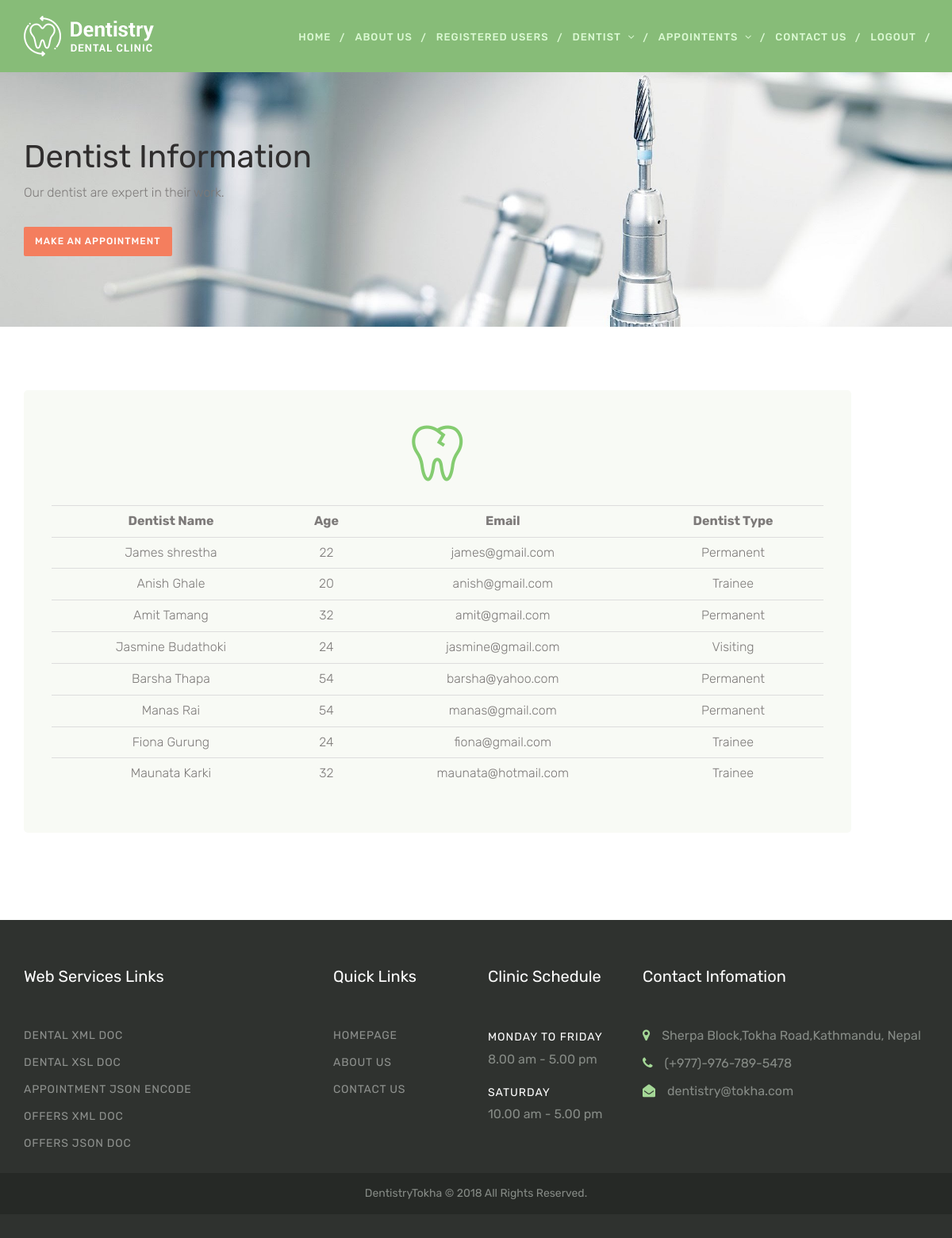
Screenshot of /dentist_list.php with the database file from the repository.
### tables this page shows
CREATE TABLE `dentist` (
  `id` int(11) NOT NULL,
  `name` varchar(200) NOT NULL,
  `gender` varchar(100) NOT NULL,
  `age` int(100) NOT NULL,
  `phone` varchar(200) NOT NULL,
  `address` varchar(200) NOT NULL,
  `email` varchar(200) NOT NULL,
  `dtype` varchar(200) NOT NULL
);

### dentist_list.php (the view, shortened to what this page needs)
<?php
    include 'header1.php';
    include 'includes/dbconnect.php';
    ?>
<!DOCTYPE html>
<html>
<head>
</head>
<body>
    <div class="page-header">
        <div class="container">
            <div class="row">
                <div class="col-lg-5 col-md-5 col-sm-12 col-xs-12">
                    <div class="page-section">
                        <h1 class="page-title ">Dentist Information</h1>
                        <p>Our dentist are expert in their work.</p>
                        <a href="appointment.php" class="btn btn-primary">make an appointment</a>
                    </div>
                </div>
            </div>
        </div>
    </div>
    <div class="space-medium">
        <div class="container">
            <div class="row">
                <div class="col-lg-11 col-md-4 col-sm-4 col-xs-12">
                    <div class="service-block">
                        <div class="service-icon">
                            <i class="icon-003-tooth-13"></i> </div>
                        <div class="">
                            <?php
        $sql="SELECT name AS name, age AS age,email as email,dtype as dtype FROM dentist";
        $result=mysqli_query($mysqli,$sql);
        if ($result) {
                echo '<table class="table">
                <tr class="heading"><td class="col head"><b>Dentist Name</b></td><td class="col head"><b>Age</b><td class="col head"><b>Email</b></td><td class=" last"><b>Dentist Type</b></td>
                </tr>';
                while ($row = mysqli_fetch_array($result, MYSQLI_ASSOC)) {
                echo '<tr class="heading2"><td class="col">' . $row['name'] . '</td>
                <td class="col">' . $row['age'] .'</td>
                <td class="col">' . $row['email'] .'</td>
                <td class="col">'.  $row['dtype'] . '</td>
                </tr>'; }
                echo '</table>';
               }
                else {
                        echo '<p class="error">The current users could not be retrieved. We apologize 
                        for any inconvenience.</p>';
                        echo '<p>' . mysqli_error($mysqli) . '<br><br>Query: ' . $q . '</p>';
                     }
                ?>
                        </div>
                    </div>
                </div>
               </div>
           </div>
       </div>
</body>
</html>
<?php
    include 'footer.php';
?>

### css/style.css (style rules this page uses)
body { -webkit-font-smoothing: antialiased; text-rendering: optimizeLegibility; font-family: 'Rubik', sans-serif; font-size: 16px; letter-spacing: 0px; color: #7d7a79; font-weight: 300; line-height: 32px; }
h1, h2, h3, h4, h5, h6 { font-weight: 400; color: #302e2e; font-family: 'Rubik', sans-serif; margin: 0px 0px 15px 0px; letter-spacing: 0px; }
h1 { font-size: 30px; }
p { margin: 0 0 30px; line-height: 1.6; }
a { text-decoration: none; color: #302e2e; -webkit-transition: all 0.3s; -moz-transition: all 0.3s; transition: all 0.3s; }
.btn { font-family: 'Rubik', sans-serif; font-size: 12px; text-transform: uppercase; font-weight: 500; padding: 10px 14px; margin-bottom: 4px; letter-spacing: 1px; border-radius: 2px; border: transparent; -webkit-transition: all 0.3s; -moz-transition: all 0.3s; transition: all 0.3s; }
.btn-primary { background-color: #f47e5e; color: #fff; }
.space-medium { padding-top: 80px; padding-bottom: 80px; }
.page-header { text-align: left; background-image: url(../images/pageheader.jpg); background-size: cover; margin: 0px; padding: 0px; border: 0px; }
.page-section { padding-top: 85px; padding-bottom: 85px; }
.page-title { font-size: 40px; font-weight: 400; margin-bottom: 10px; font-family: 'Rubik', sans-serif; color: #302e2e }
.service-block { margin-bottom: 30px; background-color: #f8faf5; border-radius: 5px; padding: 35px; text-align: center; }
.service-icon { text-align: center; padding-top: 10px; padding-bottom: 10px; margin-bottom: 20px; color: #84cc70; font-size: 70px; -webkit-transition: all 0.3s; -moz-transition: all 0.3s; transition: all 0.3s; }

### rows the page displays
dentist: name "James shrestha", age "22", email "james@gmail.com", dtype "Permanent"
dentist: name "Anish Ghale", age "20", email "anish@gmail.com", dtype "Trainee"
dentist: name "Amit Tamang", age "32", email "amit@gmail.com", dtype "Permanent"
dentist: name "Jasmine Budathoki", age "24", email "jasmine@gmail.com", dtype "Visiting"
dentist: name "Barsha Thapa", age "54", email "barsha@yahoo.com", dtype "Permanent"
dentist: name "Manas Rai", age "54", email "manas@gmail.com", dtype "Permanent"
dentist: name "Fiona Gurung", age "24", email "fiona@gmail.com", dtype "Trainee"
dentist: name "Maunata Karki", age "32", email "maunata@hotmail.com", dtype "Trainee"
